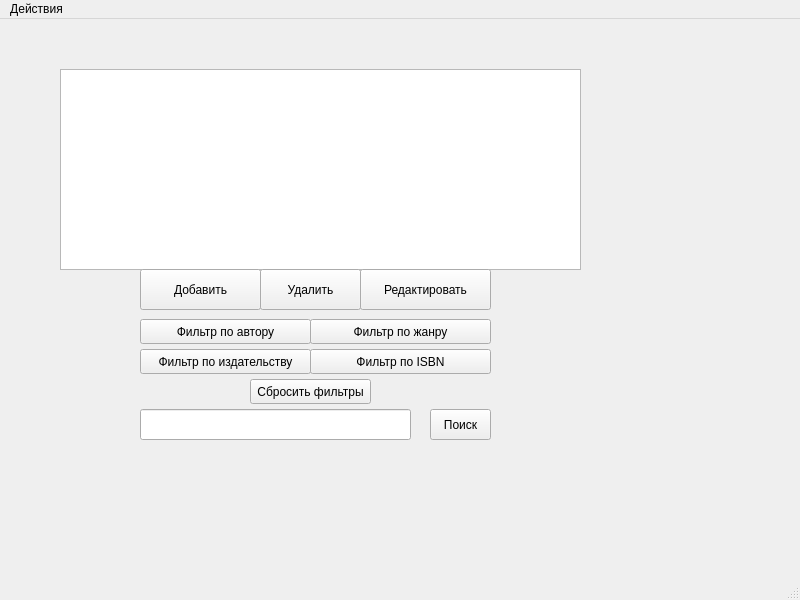
<?xml version="1.0" encoding="UTF-8"?>
<ui version="4.0">
 <class>MainWindow</class>
 <widget class="QMainWindow" name="MainWindow">
  <property name="geometry">
   <rect>
    <x>0</x>
    <y>0</y>
    <width>800</width>
    <height>600</height>
   </rect>
  </property>
  <property name="windowTitle">
   <string>MainWindow</string>
  </property>
  <widget class="QWidget" name="centralwidget">
   <widget class="QTableView" name="tableView">
    <property name="geometry">
     <rect>
      <x>60</x>
      <y>50</y>
      <width>521</width>
      <height>201</height>
     </rect>
    </property>
   </widget>
   <widget class="QPushButton" name="btnAdd">
    <property name="geometry">
     <rect>
      <x>140</x>
      <y>250</y>
      <width>121</width>
      <height>41</height>
     </rect>
    </property>
    <property name="text">
     <string>Добавить</string>
    </property>
   </widget>
   <widget class="QPushButton" name="btnRemove">
    <property name="geometry">
     <rect>
      <x>260</x>
      <y>250</y>
      <width>101</width>
      <height>41</height>
     </rect>
    </property>
    <property name="text">
     <string>Удалить</string>
    </property>
   </widget>
   <widget class="QPushButton" name="btnEdit">
    <property name="geometry">
     <rect>
      <x>360</x>
      <y>250</y>
      <width>131</width>
      <height>41</height>
     </rect>
    </property>
    <property name="text">
     <string>Редактировать</string>
    </property>
   </widget>
   <widget class="QPushButton" name="searchButton">
    <property name="geometry">
     <rect>
      <x>430</x>
      <y>390</y>
      <width>61</width>
      <height>31</height>
     </rect>
    </property>
    <property name="text">
     <string>Поиск</string>
    </property>
   </widget>
   <widget class="QLineEdit" name="searchLineEdit">
    <property name="geometry">
     <rect>
      <x>140</x>
      <y>390</y>
      <width>271</width>
      <height>31</height>
     </rect>
    </property>
   </widget>
   <widget class="QPushButton" name="btnFilterAuthor">
    <property name="geometry">
     <rect>
      <x>140</x>
      <y>300</y>
      <width>171</width>
      <height>25</height>
     </rect>
    </property>
    <property name="text">
     <string>Фильтр по автору</string>
    </property>
   </widget>
   <widget class="QPushButton" name="btnFilterGenre">
    <property name="geometry">
     <rect>
      <x>310</x>
      <y>300</y>
      <width>181</width>
      <height>25</height>
     </rect>
    </property>
    <property name="text">
     <string>Фильтр по жанру</string>
    </property>
   </widget>
   <widget class="QPushButton" name="btnClearFilters">
    <property name="geometry">
     <rect>
      <x>250</x>
      <y>360</y>
      <width>121</width>
      <height>25</height>
     </rect>
    </property>
    <property name="text">
     <string>Сбросить фильтры</string>
    </property>
   </widget>
   <widget class="QPushButton" name="btnFilterPublisher">
    <property name="geometry">
     <rect>
      <x>140</x>
      <y>330</y>
      <width>171</width>
      <height>25</height>
     </rect>
    </property>
    <property name="text">
     <string>Фильтр по издательству</string>
    </property>
   </widget>
   <widget class="QPushButton" name="btnFilterISBN">
    <property name="geometry">
     <rect>
      <x>310</x>
      <y>330</y>
      <width>181</width>
      <height>25</height>
     </rect>
    </property>
    <property name="text">
     <string>Фильтр по ISBN</string>
    </property>
   </widget>
  </widget>
  <widget class="QMenuBar" name="menubar">
   <property name="geometry">
    <rect>
     <x>0</x>
     <y>0</y>
     <width>800</width>
     <height>22</height>
    </rect>
   </property>
   <widget class="QMenu" name="menu">
    <property name="title">
     <string>Действия</string>
    </property>
    <widget class="QMenu" name="menu_2">
     <property name="title">
      <string>Импорт</string>
     </property>
     <addaction name="actionImportCSV"/>
     <addaction name="actionImportJSON"/>
    </widget>
    <widget class="QMenu" name="menu_3">
     <property name="title">
      <string>Экспорт</string>
     </property>
     <addaction name="actionExportCSV"/>
     <addaction name="actionExportJSON"/>
    </widget>
    <addaction name="menu_2"/>
    <addaction name="menu_3"/>
    <addaction name="actionExit"/>
   </widget>
   <addaction name="menu"/>
  </widget>
  <widget class="QStatusBar" name="statusbar"/>
  <action name="actionExit">
   <property name="icon">
    <iconset resource="icons.qrc">
     <normaloff>:/new/prefix1/img/exit.png</normaloff>:/new/prefix1/img/exit.png</iconset>
   </property>
   <property name="text">
    <string>Выход</string>
   </property>
  </action>
  <action name="actionImportCSV">
   <property name="text">
    <string>CSV</string>
   </property>
  </action>
  <action name="actionImportJSON">
   <property name="text">
    <string>JSON</string>
   </property>
  </action>
  <action name="actionExportCSV">
   <property name="text">
    <string>CSV</string>
   </property>
  </action>
  <action name="actionExportJSON">
   <property name="text">
    <string>JSON</string>
   </property>
  </action>
 </widget>
 <resources>
  <include location="icons.qrc"/>
 </resources>
 <connections/>
</ui>
